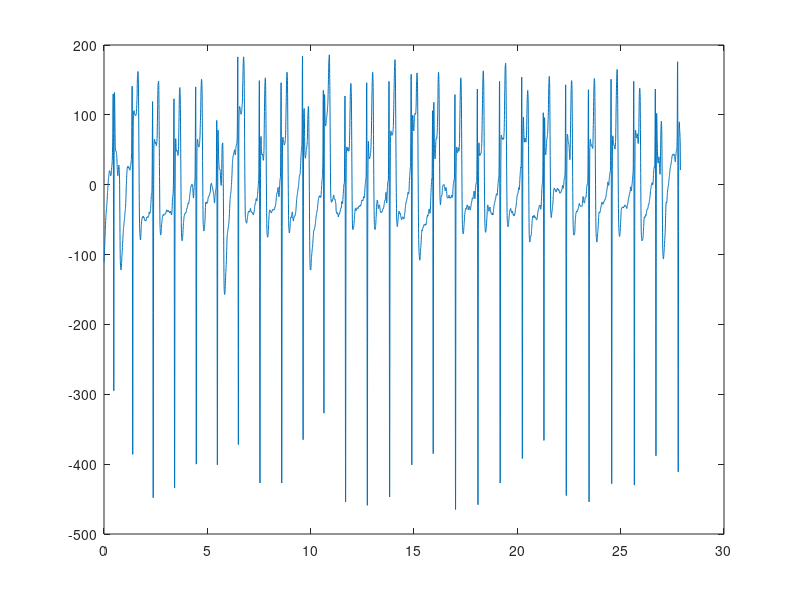
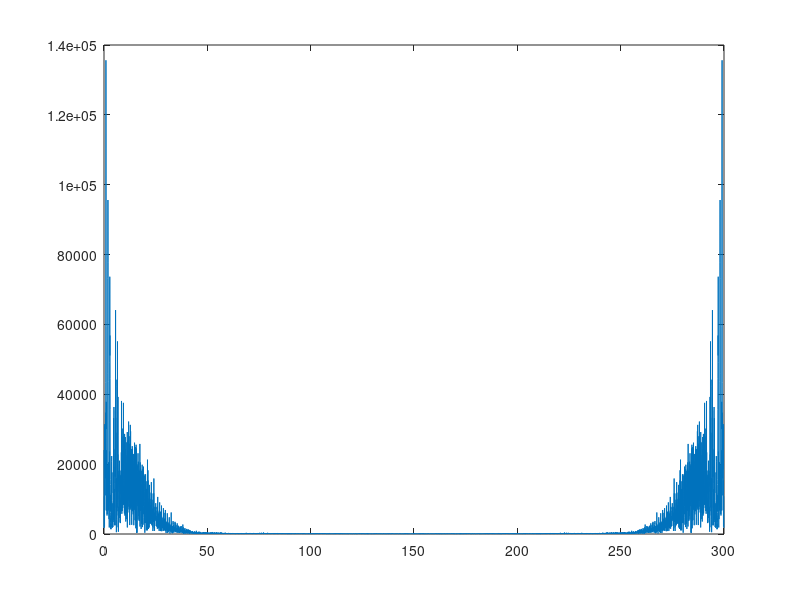
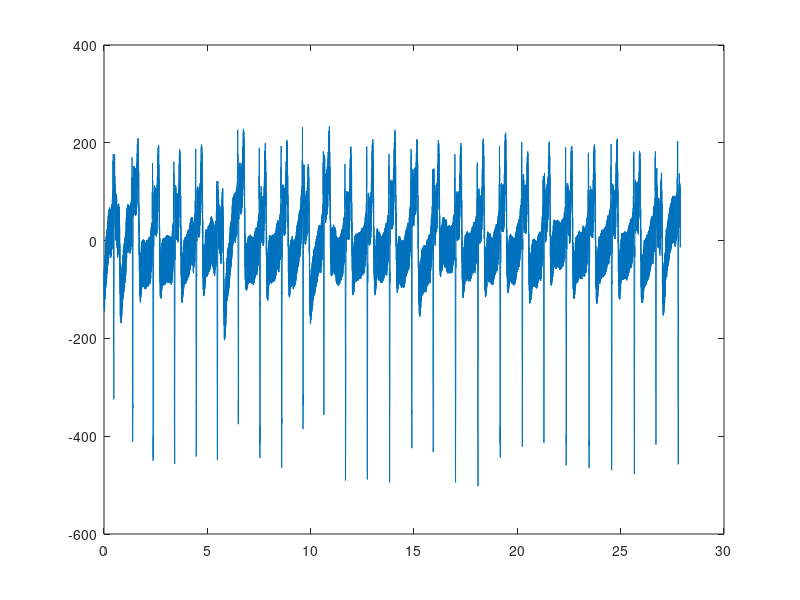
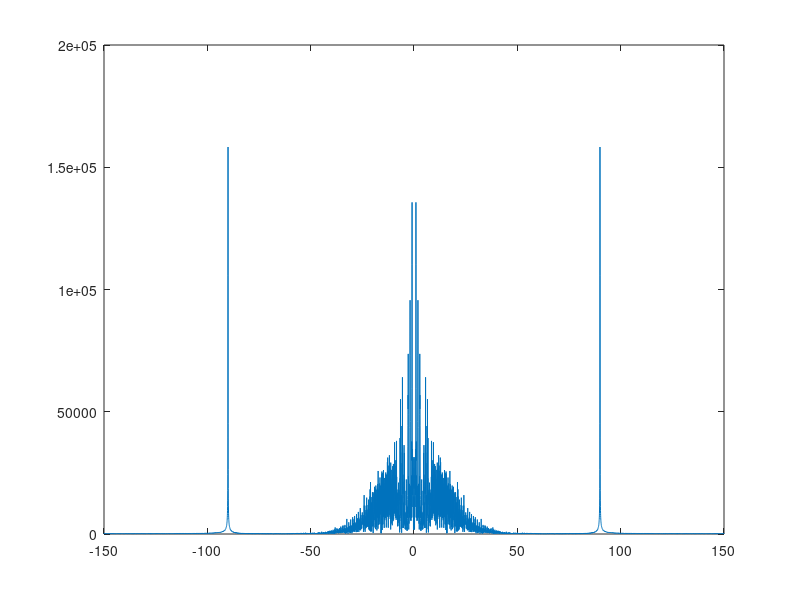

MATLAB code to generate these figures, in order:
load('biomedC1.mat');
%figure(1);
%plot(signal);
%% calcul de la période 
T= 1/fs;
N = 8368;
n = [0 : 1 : N - 1];
ns = [-N/2 : 1 : N/2 - 1]
t = n*T;
f = n*(fs/N)
fs2 = ns *(fs/N)

%% tracé du signal en fonction du temps 
figure(1);
plot(t,signal);

%% tracé du fft du signal
X = fft(signal , N) 
Xm = abs(X)
figure(2);
plot(f,Xm);
figure(5);
plot(fs2,fftshift(Xm))

%% signal bruité
figure(3);
plot(t,signal_b);
    % tracé du fft du signal_b
Xb = fft(signal_b , N) 
Xmb = abs(Xb)
figure(4);
plot(f,Xmb);
plot(fs2,fftshift(Xmb))

%% filtrage
f0 = 90;
A = 1;
B = [1, -2*cos(2*pi*(f0/fs)), 1];
y = filter(B,A,signal_b);
figure(6);
plot(t,y);
Y = fft(y,N);
figure(9);
plot(f,abs(Y));

%% erreur quadratique moyenne

s1= sum(signal)/N
sb1= sum(signal_b)/N
e1= abs(s1-sb1)

y2=sum(y)/N
e2= abs(s1-y2)

